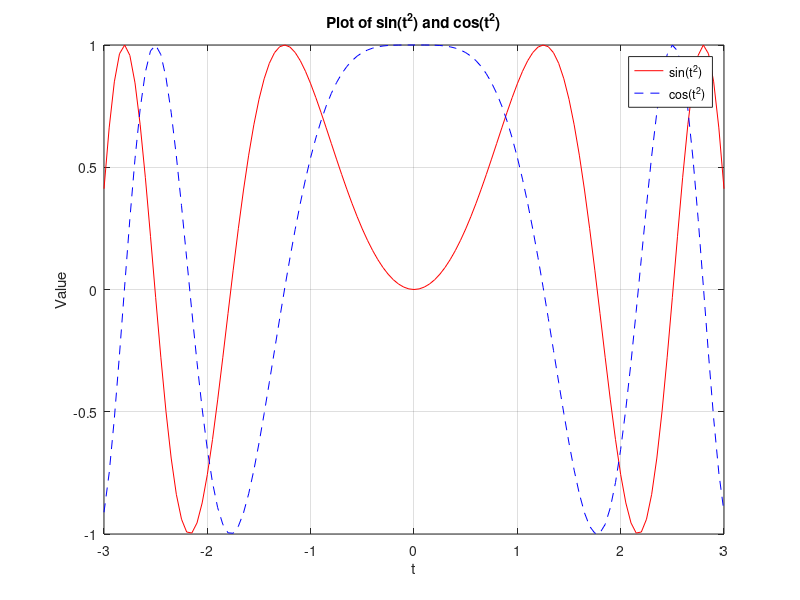

Reproduce this figure in MATLAB.
% Consider the following functions:


% S = sin(t^2)
% C = cos(t^2)


% Plot S and C functions shown above on the same 
% plot where t goes from -3 to 3 (use increments  of 0.05). 
% Include a title and legend. Use different plot styles for 
% each line, such as a colour or line type (not yellow).  
% Make sure you label your axes

% Define the range of t values from -3 to 3 with a step size of 0.05
t = -3:0.05:3;
% Calculate the values of sin(t^2) and cos(t^2)
s = sin(t.^2);
c = cos(t.^2);

% Create a new figure for plotting
figure
% Plot the values of sin(t^2) and cos(t^2) with different line styles
plot(t, s, 'r', t, c, 'b--')

% Set the title of the plot
title('Plot of sin(t^2) and cos(t^2)')

% Set the x-axis label
xlabel('t')

% Set the y-axis label
ylabel('Value')

% Add a legend to the plot
legend('sin(t^2)', 'cos(t^2)')

% Enable grid lines on the plot
grid on
